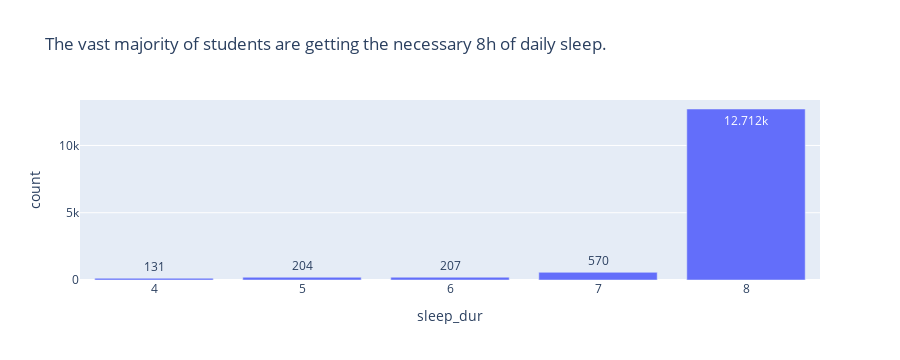

This figure's notebook cell:
### Code cell
# How much sleep does each student get on a daily basis?
sleep = score['sleep_dur'].value_counts().reset_index()
px.bar(sleep,x='sleep_dur',y='count',text_auto=True,title='The vast majority of students are getting the necessary 8h of daily sleep.')

### Figure 1 — Plotly figure (JSON) as saved in the notebook; plotly's stock layout.template omitted (floating-point values rounded to 4 significant figures)
{"data": [{"alignmentgroup": "True", "hovertemplate": "sleep_dur=%{x}<br>count=%{y}<extra></extra>", "legendgroup": "", "marker": {"color": "#636efa", "pattern": {"shape": ""}}, "name": "", "offsetgroup": "", "orientation": "v", "showlegend": false, "textposition": "auto", "texttemplate": "%{y}", "type": "bar", "x": [8, 7, 6, 5, 4], "xaxis": "x", "y": [12712, 570, 207, 204, 131], "yaxis": "y"}], "layout": {"barmode": "relative", "height": 360, "legend": {"tracegroupgap": 0}, "title": {"text": "The vast majority of students are getting the necessary 8h of daily sleep."}, "xaxis": {"anchor": "y", "autorange": true, "domain": [0, 1], "range": [3.5, 8.5], "title": {"text": "sleep_dur"}, "type": "linear"}, "yaxis": {"anchor": "x", "autorange": true, "domain": [0, 1], "range": [0, 13380.0], "title": {"text": "count"}, "type": "linear"}}}
